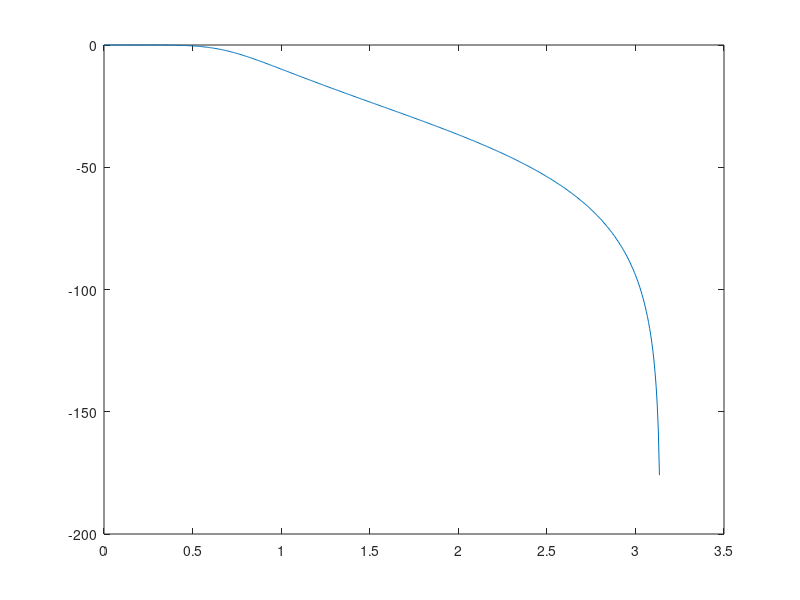

Here is the MATLAB script that generated this plot:
clc;
clear all;
close all;
rp=0.89;
rs=0.2;
Rs=-20*log10(rs)
Rp=-20*log10(rp)
fp=30;
fs=75;
Fs=1000;%sampling frequency 
ws=(2*pi*fs)/Fs;
wp=(2*pi*fp)/Fs;
[n,wn]=buttord(wp,ws,Rp,Rs);
[z,p,k]=butter(n,wn,'low');
[b,a]=butter(n,wn,'low');
[h,w]=freqz(b,a);
plot(w,20*log10(abs(h)));


